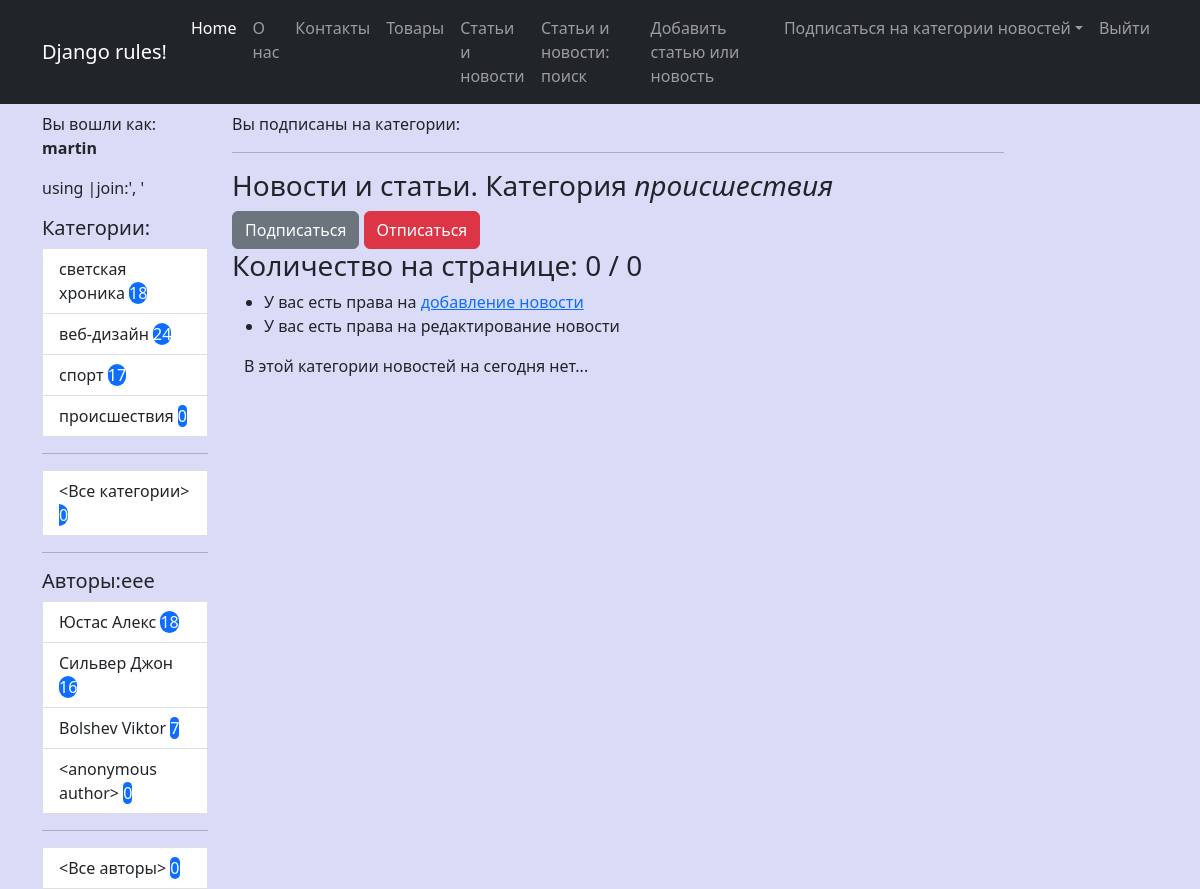
The app's page /news/category/4/ (signed in) with its own data.
### news/models.py (models this page shows, shortened)
class Category(m.Model):
    name = m.CharField(max_length=30, unique=True, verbose_name="Категория")
    user = m.ManyToManyField(User, through='UserCategory')
    def get_absolute_url(self):
        return reverse_lazy('news_by_cat', kwargs = {'pk':self.id})
    def __str__(self) -> str:
        return self.name
    class Meta:
        ordering = ['-name']
        verbose_name = "Категория"
        verbose_name_plural = 'Категории'

class Author(m.Model):
    user = m.OneToOneField(User, on_delete=m.CASCADE)
    rating = m.SmallIntegerField(default=0, verbose_name='Рейтинг')
    def get_absolute_url(self):
        return reverse_lazy('news_by_author', kwargs = {'pk':self.id})
    def __str__(self) -> str:
        name = f"{self.user.last_name} {self.user.first_name}".strip()
        name = '<anonymous author>' if not name else name
        return name

### news/views.py (the view)
# urls.py: path('category/<int:pk>/', NewsByCategory.as_view(), name='news_by_cat'),
class NewsByCategory(LoginRequiredMixin, CustomContextMixin, ListView):
    model = Post
    template_name = 'news/news.html'
    context_object_name = 'news'
    paginate_by = 3
    def get_queryset(self, **kwargs):
        qs = super().get_queryset(**kwargs)
        return qs.filter(categories=self.kwargs.get('pk'))
    def get_context_data(self, **kwargs):
        context = super().get_context_data(**kwargs)
        context['current_category'] = Category.objects.get(pk=self.kwargs.get('pk'))
        return context

### news/templates/news/news.html (shortened to what this page needs)
{% extends 'base.html' %}
{% load custom_filters %}
{% block content %}
    <hr>
    {% if current_category %}
        <h3>Новости и статьи. Категория <em>{{ current_category }}</em></h3>
        <a href="{% url 'follow_category' current_category.pk %}" class="btn btn-secondary">Подписаться</a>
        <a href="{% url 'unfollow_category' current_category.pk %}" class="btn btn-danger">Отписаться</a>
    {% else %}
        <h3>Новости и статьи.</h3>
    {% endif %}
    <h3>Количество на странице: {{ news|length }} / {{ news_count }}</h3>
    <ul>
        {% if perms.news.add_post %}
        <li>У вас есть права на <a href="{% url 'add_news' %}">добавление новоcти</a></li>
        {% endif %}
        {% if perms.news.change_post %}
        <li>У вас есть права на редактирование новости</li>
        {% endif %}
    </ul>
    <div class="container mt-10">
        {% for nws in page_obj %}
        <div class="row">
            <div class="card mb-3" style="width: 80rem;">
                <div class="card header">Категория:
                    <p>
                    {% for cat in nws.categories.all  %}
                        <a href="{{ cat.get_absolute_url }}" class="btn btn-secondary">{{ cat.name }}</a>
                    {% endfor %}
                </p>
                </div>
                <div class="card-body">
                    <h5 class="card-title text-center">
                    {{ nws.title|censor }}
                    </h5>
                    <h5>
                        Автор: <a href="{{ nws.author.get_absolute_url }}">{{ nws.author }}</a>
                    </h5>
                    <p class="card-text">{{ nws.content|censor|truncatewords:50 }}</p>
                    <a href="{{ nws.get_absolute_url }}" class="btn btn-primary">Подробности...</a>
                </div>
                <div class="card-footer">
                    {{ nws.created_dtm|date:'d.m.Y' }}: С момента опубликования прошло {{ nws.created_dtm|timesince }}
                </div>
              </div>
        </div>
        {% empty %}
                    <p class="card-text">В этой категории новостей на сегодня нет...</p>
        {% endfor %}
    </div>
{% endblock content %}

### templates/base.html (shortened to what this page needs)
{% load static %}
{% load custom_filters %}
<!DOCTYPE html>
<html lang="en">
    <head>
        <link href="https://cdn.jsdelivr.net/npm/bootstrap@5.2.1/dist/css/bootstrap.min.css" rel="stylesheet">
        <link href="https://getbootstrap.com/docs/5.2/assets/css/docs.css" rel="stylesheet">
        <link href="{% static 'css/my_style.css' %}" rel="stylesheet" type="text/css">
    </head>
    <body>
        {% include 'inc/_navbar.html' %}
        <div class="container">
            <div class="row mt-2">
                <div class="col-lg-2">
                    <p>Вы вошли как: <b>{{ request.user.username }}</b>
                        <p>{{ cats_by_user|join:', '}}</p><span class="comment">using |join:', '</span>
                    </p>
                    {% include 'inc/_sidebar.html' %}
                </div>
                <div class="col-lg-10">
                    <p>Вы подписаны на категории:
                    </p>
                    <div class="col-lg-10 text-start">
                        {% block content %}{% endblock content %}
                    </div>
                </div>
            </div>
        </div>
    </body>
</html>

### templates/inc/_sidebar.html
<div class="list-group">
    <h5>Категории:</h5>
    <div class="col-lt-1">
        {% for cat in categories %}
        <a href="{{ cat.get_absolute_url }}" class="list-group-item list-group-item-action" aria-current="true">
        {{ cat.name }} <span class="'badge rounded-pill text-bg-primary">{{ cat.cnt }}</span>
        </a>
        {% endfor %}
        <hr>
        <a href="{% url 'all_news' %}" class="list-group-item list-group-item-action" aria-current="true">
            <Все категории> <span class="'badge rounded-pill text-bg-primary"> {{ news_count }}</span>
        </a>
    </div>
</div>
<hr>
<h5>Авторы:eee</h5>
<div class="list-group">
    <div class="col-lt-1">
        {% for auth in authors %}
        <a href="{{ auth.get_absolute_url }}" class="list-group-item list-group-item-action" aria-current="true">
        {{ auth|default:'anonymous' }} <span class="'badge rounded-pill text-bg-primary"> {{ auth.cnt }}</span>
        </a>
        {% endfor %}
        <hr>
        <a href="{% url 'all_news' %}" class="list-group-item list-group-item-action" aria-current="true">
            <Все авторы> <span class="'badge rounded-pill text-bg-primary"> {{ news_count }}</span>
        </a>
    </div>
</div>

### static/css/my_style.css (style rules this page uses)
body { background-color: rgb(218, 219, 247); }

### records on screen
Category: name "светская хроника", cnt "18"
Category: name "веб-дизайн", cnt "24"
Category: name "спорт", cnt "17"
Category: name "происшествия", cnt "0"
Author: user.first_name "Юстас Алекс", cnt "18"
Author: user.first_name "Сильвер Джон", cnt "16"
Author: user.first_name "Bolshev Viktor", cnt "7"
Author: user.first_name "<anonymous author>", cnt "0"

### other values on screen
{{ request.user.username }} "martin"
{{ news_count }} "0"
{{ news|length }} "0"
